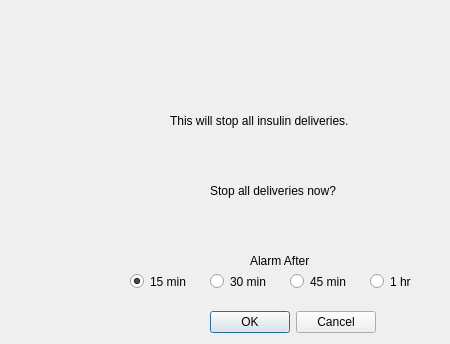
    <widget class="QWidget" name="stopWarningPage">
     <widget class="QLabel" name="label_65">
      <property name="geometry">
       <rect>
        <x>170</x>
        <y>110</y>
        <width>221</width>
        <height>21</height>
       </rect>
      </property>
      <property name="text">
       <string>This will stop all insulin deliveries.</string>
      </property>
     </widget>
     <widget class="QLabel" name="label_66">
      <property name="geometry">
       <rect>
        <x>210</x>
        <y>180</y>
        <width>161</width>
        <height>21</height>
       </rect>
      </property>
      <property name="text">
       <string>Stop all deliveries now?</string>
      </property>
     </widget>
     <widget class="QRadioButton" name="radioButton15Min">
      <property name="geometry">
       <rect>
        <x>130</x>
        <y>270</y>
        <width>71</width>
        <height>23</height>
       </rect>
      </property>
      <property name="text">
       <string>15 min</string>
      </property>
      <property name="checked">
       <bool>true</bool>
      </property>
     </widget>
     <widget class="QRadioButton" name="radioButton30Min">
      <property name="geometry">
       <rect>
        <x>210</x>
        <y>270</y>
        <width>71</width>
        <height>23</height>
       </rect>
      </property>
      <property name="text">
       <string>30 min</string>
      </property>
     </widget>
     <widget class="QRadioButton" name="radioButton45Min">
      <property name="geometry">
       <rect>
        <x>290</x>
        <y>270</y>
        <width>71</width>
        <height>23</height>
       </rect>
      </property>
      <property name="text">
       <string>45 min</string>
      </property>
     </widget>
     <widget class="QRadioButton" name="radioButton1Hr">
      <property name="geometry">
       <rect>
        <x>370</x>
        <y>270</y>
        <width>71</width>
        <height>23</height>
       </rect>
      </property>
      <property name="text">
       <string>1 hr</string>
      </property>
     </widget>
     <widget class="QLabel" name="label_76">
      <property name="geometry">
       <rect>
        <x>250</x>
        <y>250</y>
        <width>81</width>
        <height>21</height>
       </rect>
      </property>
      <property name="text">
       <string>Alarm After</string>
      </property>
     </widget>
     <widget class="QDialogButtonBox" name="buttonBoxStopInsulin">
      <property name="geometry">
       <rect>
        <x>210</x>
        <y>310</y>
        <width>166</width>
        <height>25</height>
       </rect>
      </property>
      <property name="standardButtons">
       <set>QDialogButtonBox::Cancel|QDialogButtonBox::Ok</set>
      </property>
     </widget>
    </widget>
